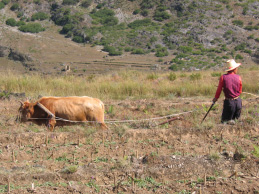
#> input picture images/hi.png, 259 x 194 px, found by its file name
$ jupyter execute --allow-errors exp3.ipynb
#> lines starting #> are read from the running program, lines starting #| are printed output that depends on the picture
[cell 1]
import cv2
import numpy as np
import matplotlib.pyplot as plt
from time import time
from sklearn import datasets
from sklearn.mixture import GaussianMixture
import pandas as pd
from pandas import DataFrame
import scipy.sparse as sp
import igraph as ig
import math

[cell 2]
class EventHandler:
    """
    Class for handling user input during segmentation iterations
    """

    def __init__(self, flags, img, _mask, colors):

        self.FLAGS = flags
        self.ix = -1
        self.iy = -1
        self.img = img
        self.img2 = self.img.copy()
        self._mask = _mask
        self.COLORS = colors

    @property
    def image(self):
        return self.img

    @image.setter
    def image(self, img):
        self.img = img

    @property
    def mask(self):
        return self._mask

    @mask.setter
    def mask(self, _mask):
        self._mask = _mask

    @property
    def flags(self):
        return self.FLAGS

    @flags.setter
    def flags(self, flags):
        self.FLAGS = flags

    # [42 lines left out: function handler, not called in this run]

[cell 3]
def run(filename: str):
#> called with filename = './../../hi.png'
    COLORS = {'BLACK' : [0,0,0],'RED'   : [0, 0, 255],'GREEN' : [0, 255, 0],'BLUE'  : [255, 0, 0],'WHITE' : [255,255,255]}

    DRAW_BG = {'color' : COLORS['BLACK'], 'val' : 0}
    DRAW_FG = {'color' : COLORS['WHITE'], 'val' : 1}

    FLAGS = {'RECT' : (0, 0, 1, 1),'DRAW_STROKE': False,'DRAW_RECT' : False,'rect_over' : False,'rect_or_mask' : -1,'value' : DRAW_FG}

    img = cv2.imread(filename)
#> img is the input picture: shape (194, 259, 3); mean B, G, R 100.8, 126.7, 145.3
    #mg=cv2.cvtColor(img,cv2.COLOR_BGR2RGB)
    plt.imshow(cv2.cvtColor(img,cv2.COLOR_BGR2RGB))
    img2 = img.copy()
    mask = np.zeros(img.shape[:2], dtype = np.uint8) # mask is a binary array with : 0 - background pixels
                                                     #                               1 - foreground pixels
    output = img.copy()        # output image to be shown
    img1=img.copy()
    # Input and segmentation windows
    cv2.namedWindow('Input Image',cv2.WINDOW_GUI_NORMAL)
    cv2.namedWindow('Segmented output',cv2.WINDOW_GUI_NORMAL)

    EventObj = EventHandler(FLAGS, img, mask, COLORS)
#> in __init__, `self._mask = _mask`: self._mask: shape (194, 259); every value is 0
    cv2.setMouseCallback('Input Image', EventObj.handler)
    cv2.moveWindow('Input Image', img.shape[1] + 10, 90)
    out_box=np.zeros(img.shape)
    box=[0,0,1,1]
    out_box[box[1]:box[3],box[0]:box[2],:]=1
    unknown_part=img[box[1]:box[3],box[0]:box[2],:]
#> unknown_part = [[113, 139, 156]]
    out_start=out_box.copy()
    flag=False
    ll=0
    while(1):
        mask = EventObj.mask
        FLAGS = EventObj.flags
#> FLAGS = 6 items
        img = EventObj.image
        cv2.imshow('Input Image', img)
        k = cv2.waitKey(1)
#> (key Esc is pressed here)
        box=[1,1,1,1]
        if k == 27:
            cv2.destroyAllWindows()
            # esc to exit
            break

        elif k == ord('0'):
            # Strokes for background
            FLAGS['value'] = DRAW_BG
            print(out_box.shape,img.shape)
            out_box[np.where(np.sum(img,axis=2)==0)]=0
            print(FLAGS['value'])
            plt.imshow(out_box,'gray')
            plt.show()
        elif k == ord('1'):
            # FG drawing
            FLAGS['value'] = DRAW_FG
            print(FLAGS['value'])
            out_box[np.where(img)==255]=1
            plt.imshow(out_box,'gray')
            plt.show()
            cv2.destroyAllWindows()
            return out_box+1
        elif k == ord('r'):
            # reset everything
            FLAGS['RECT'] = (0, 0, 1, 1)
            FLAGS['DRAW_STROKE'] = False
            FLAGS['DRAW_RECT'] = False
            FLAGS['rect_or_mask'] = -1
            FLAGS['rect_over'] = False
            FLAGS['value'] = DRAW_FG
            img = img2.copy()
            mask = np.zeros(img.shape[:2], dtype = np.uint8)
            EventObj.image = img
            EventObj.mask = mask
            output = np.zeros(img.shape, np.uint8)
        elif k== ord('2'):
            bbox=FLAGS['RECT']
            box[0]=bbox[0]
            box[1]=bbox[1]
            box[2]=bbox[2]+bbox[0]
            box[3]=bbox[3]+bbox[1]
            print(box)
            cv2.destroyAllWindows()
            # [5 lines of commented-out code are left out]
            return box
        elif k == 13:
            print("hi")
            if(flag==False):
                box=FLAGS['RECT']
            #print(FLAGS['RECT'])
            #output=runner(img,box,10)
        cv2.imshow('Segmented image',output)
        # [5 lines of commented-out code are left out]

[cell 4]
mult=run('./../../hi.png')

[cell 5]
#print(mult)
np.save('farm',mult)
#> (the rest of this cell did not finish here and is left out)

[cell 6]
img=cv2.imread('./../../hi.png')
img=cv2.cvtColor(img,cv2.COLOR_BGR2RGB)
plt.imshow(img)

[cell 7]
def normm(img1,img2):
    if (img1.std()==0 or img2.std()==0):
        return 0
    up=np.mean((img1-img1.mean())*(img2-img2.mean()))
    down=(img1.std()*img2.std())
    return up/down
# [23 lines left out: function corr_match, not called in this run]
def corr_match1(img1,img2,xx):
    mp1=[]
    mp2=[]
    d={}
    l=0
    x,y=xx[0],xx[1]
    #img2=cv2.resize(img2,(img1.shape[1],img1.shape[0]))
    for i in range((img1.shape[0]-x)):
        for j in range((img1.shape[1]-y)):
            img=img1[i:i+x,j:j+y].copy()
            corr=0
            mp1.append((i,j))
            mp2.append((0,0))
            for ii in range((img2.shape[0]-x)):
                for jj in range((img2.shape[1]-y)):
                    temp=img2[ii:ii+x,jj:jj+y].copy()
                    corr_temp=normm(img,temp)
                    if(corr_temp>corr):
                        mp2[l]=(ii,jj)
                        corr=corr_temp
            d[i,j]=mp2[l]
            l=l+1
    return d
# [23 lines left out: function corr_match2, not called in this run]

[cell 8]
from numpy.linalg import norm
# [88 lines left out: functions PP, patches, NCC_best_patch1, NCC_best_patch2, NCC_best_patch11, NCC_best_patch21, not called in this run]

[cell 9]
img1=cv2.imread('./../../hi.png')
img1=cv2.resize(img1,(30,30))
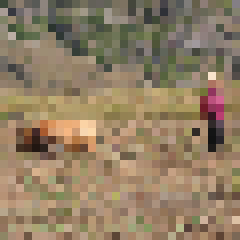
#> img1: shape (30, 30, 3) (shown 8 times larger); mean B, G, R 100.4, 126.2, 144.9
img2=cv2.resize(img1,(30,30))
d1=corr_match1(img1,img2,[7,7])
d2=NCC_best_patch1(img1,img2,7,7)
print(len(d1),len(d2))
